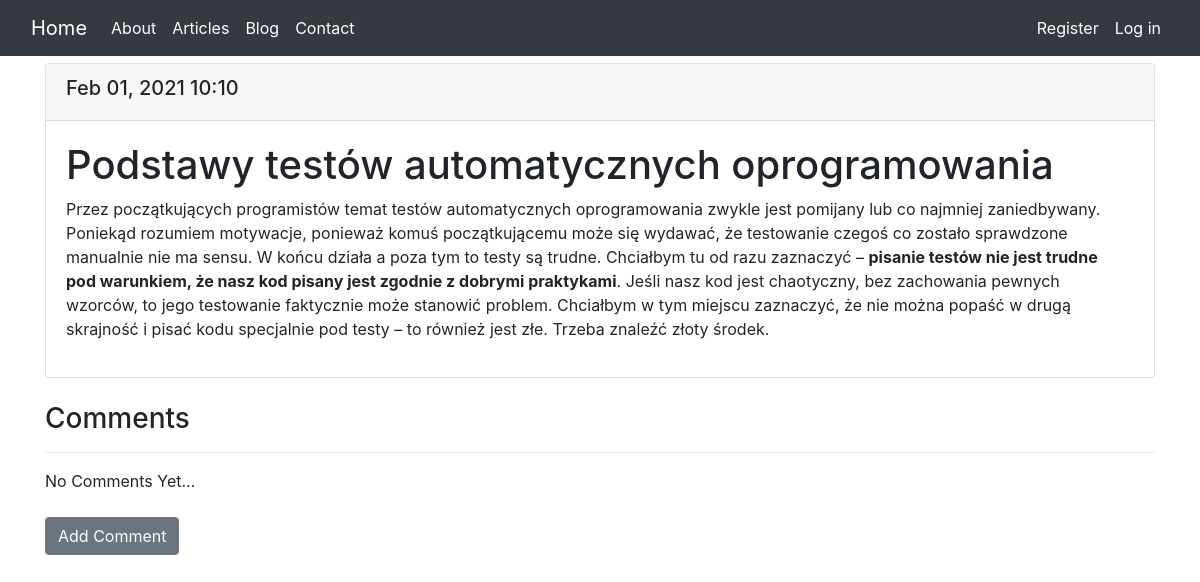
The app's page /articles/2/, older data.
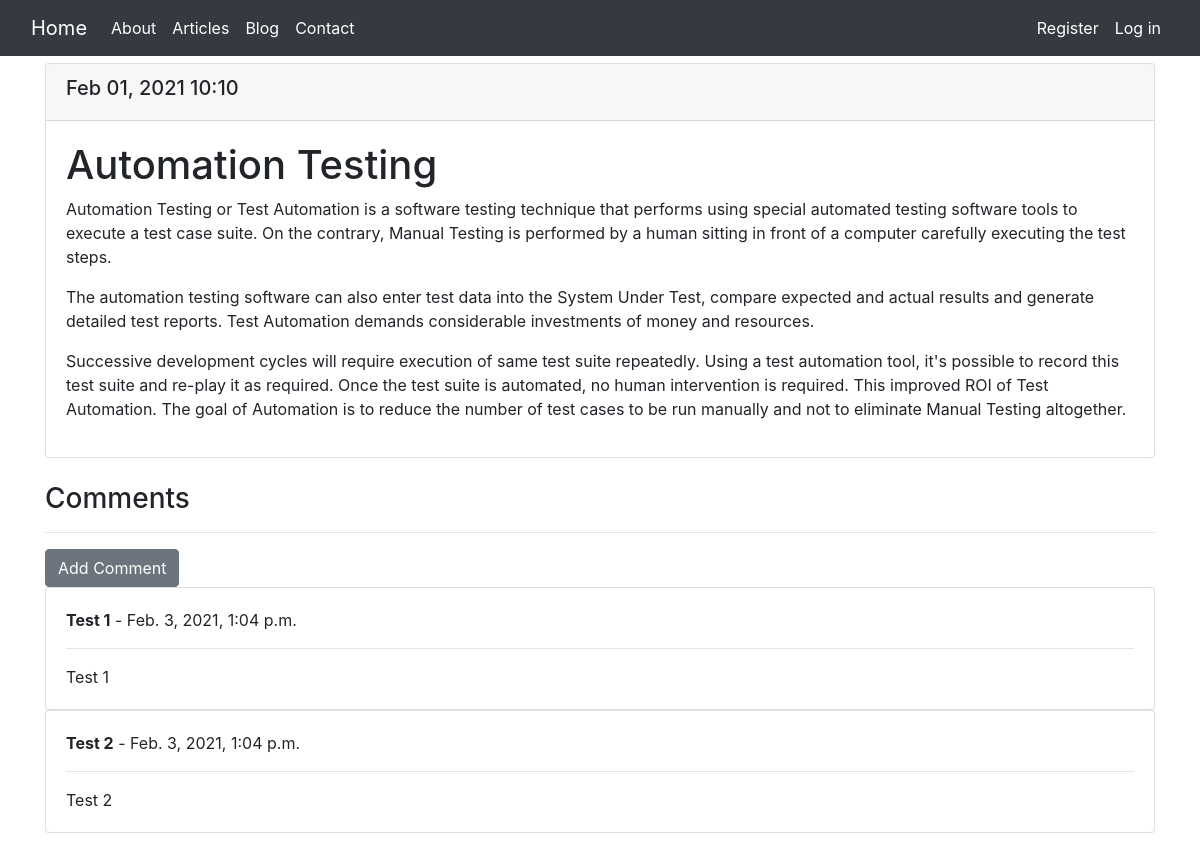
The same page, newer data.
### new_sites/models.py (models this page shows, shortened)
class ArticleEntry(models.Model):
    article = models.ForeignKey(Article, on_delete=models.CASCADE)
    text = RichTextField(blank=True, null=True)
    date_added = models.DateTimeField(auto_now_add=True)
    class Meta:
        verbose_name_plural = 'articlesentries'

class Comment(models.Model):
    article = models.ForeignKey(Article, related_name="comments", on_delete=models.CASCADE)
    user = models.CharField(max_length=255)
    comment_text = models.TextField()
    date_added = models.DateTimeField(auto_now_add=True)

### new_sites/views.py (the view)
# urls.py: path('articles/<int:article_id>/', views.article, name='article'),
def article(request, article_id):
    article = Article.objects.get(id=article_id)
    articlesentries = article.articleentry_set.order_by('-date_added')
    context = {'article': article, 'articlesentries': articlesentries}
    return render(request, 'new_sites/article.html', context)

### new_sites/models.py (called while the page is built)
    def __str__(self):
        return self.text

### new_sites/templates/new_sites/article.html
{% extends 'new_sites/base.html' %}
{% load bootstrap4 %}
{% block page_header %}
  <h2>{{ article }}</h2>
{% endblock page_header %}
{% block content %}
  {% for articlesentry in articlesentries %}
    <div class="card">
      <div class="card-header">
        <h5>
          {{ articlesentry.date_added|date:'M d, Y H:i' }}
        </h5>
      </div>
    <div class="card-body">
      {{ articlesentry.text|safe}}
    </div>
  </div>
<br>
<h3>Comments</h3>
<hr>
{% if not article.comments.all %}
  No Comments Yet...
<br>
  <br>
      <a href="{% url 'new_sites:add_comment' article.id %}" class="btn btn-secondary" role="button">
        Add Comment
      </a>
{% else %}
      <a href="{% url 'new_sites:add_comment' article.id %}" class="btn btn-secondary" role="button">
        Add Comment
      </a>
        <br>
  {% for comment in article.comments.all %}
    <div class="card" >
      <div class="card-body">
        <strong>{{ comment.user }}</strong> -
          {{ comment.date_added }}
          <hr>
          {{ comment.comment_text }}
      </div>
    </div>
  {% endfor %}
{% endif %}
  {% empty %}
    There are no article entries yet.
  {% endfor %}
<br>
{% endblock content %}

Row changes from the older to the newer data that the page shows:
changed ArticleEntry: text "Podstawy testów automatycznych oprogramowania Przez początkujących programistów temat testów automatycznych oprogramowania zwykle jest pomijany lub co najmniej zaniedbywany. Poniekąd rozumiem motywacje, ponieważ komuś początkującemu może się wydawać, że testowanie czegoś co zostało sprawdzone manualnie nie ma sensu. W końcu działa a poza tym to testy są trudne. Chciałbym tu od razu zaznaczyć – pisanie testów nie jest trudne pod warunkiem, że nasz kod pisany jest zgodnie z dobrymi praktykami . Jeśli nasz kod jest chaotyczny, bez zachowania pewnych wzorców, to jego testowanie faktycznie może stanowić problem. Chciałbym w tym miejscu zaznaczyć, że nie można popaść w drugą skrajność i pisać…" → "Automation Testing Automation Testing or Test Automation is a software testing technique that performs using special automated testing software tools to execute a test case suite. On the contrary, Manual Testing is performed by a human sitting in front of a computer carefully executing the test steps. The automation testing software can also enter test data into the System Under Test, compare expected and actual results and generate detailed test reports. Test Automation demands considerable investments of money and resources. Successive development cycles will require execution of same test suite repeatedly. Using a test automation tool, it's possible to record this test suite and re-play…"; no longer shows "No Comments Yet..."
added Comment: user "Test 1", date_added "Feb. 3, 2021, 1:04 p.m.", comment_text "Test 1"
added Comment: user "Test 2", date_added "Feb. 3, 2021, 1:04 p.m.", comment_text "Test 2"
